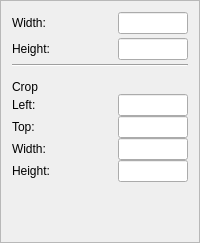
              <widget class="QFrame" name="frameFourth">
               <property name="minimumSize">
                <size>
                 <width>0</width>
                 <height>0</height>
                </size>
               </property>
               <property name="frameShape">
                <enum>QFrame::StyledPanel</enum>
               </property>
               <property name="frameShadow">
                <enum>QFrame::Raised</enum>
               </property>
               <layout class="QGridLayout" name="gridLayout_18">
                <property name="sizeConstraint">
                 <enum>QLayout::SetDefaultConstraint</enum>
                </property>
                <item row="0" column="0">
                 <layout class="QGridLayout" name="gridLayout">
                  <property name="sizeConstraint">
                   <enum>QLayout::SetDefaultConstraint</enum>
                  </property>
                  <property name="horizontalSpacing">
                   <number>2</number>
                  </property>
                  <property name="verticalSpacing">
                   <number>4</number>
                  </property>
                  <item row="4" column="0" colspan="2">
                   <widget class="QWidget" name="m_cropWidget" native="true">
                    <property name="minimumSize">
                     <size>
                      <width>100</width>
                      <height>120</height>
                     </size>
                    </property>
                    <layout class="QGridLayout" name="gridLayout_19">
                     <property name="leftMargin">
                      <number>0</number>
                     </property>
                     <property name="topMargin">
                      <number>0</number>
                     </property>
                     <property name="rightMargin">
                      <number>0</number>
                     </property>
                     <property name="bottomMargin">
                      <number>0</number>
                     </property>
                     <property name="spacing">
                      <number>0</number>
                     </property>
                     <item row="0" column="0">
                      <layout class="QGridLayout" name="gridLayout_10">
                       <item row="0" column="0" colspan="3">
                        <widget class="QLabel" name="m_CropLabel">
                         <property name="sizePolicy">
                          <sizepolicy hsizetype="Preferred" vsizetype="Fixed">
                           <horstretch>0</horstretch>
                           <verstretch>0</verstretch>
                          </sizepolicy>
                         </property>
                         <property name="text">
                          <string>Crop</string>
                         </property>
                        </widget>
                       </item>
                       <item row="1" column="0" colspan="2">
                        <widget class="QLabel" name="m_labelCropXOffset">
                         <property name="text">
                          <string>Left:</string>
                         </property>
                        </widget>
                       </item>
                       <item row="1" column="2">
                        <widget class="QLineEdit" name="m_edCropXOffset">
                         <property name="maximumSize">
                          <size>
                           <width>70</width>
                           <height>16777215</height>
                          </size>
                         </property>
                         <property name="maxLength">
                          <number>10</number>
                         </property>
                         <property name="alignment">
                          <set>Qt::AlignRight|Qt::AlignTrailing|Qt::AlignVCenter</set>
                         </property>
                        </widget>
                       </item>
                       <item row="3" column="0" colspan="2">
                        <widget class="QLabel" name="m_labelCropWidth">
                         <property name="text">
                          <string>Width:</string>
                         </property>
                        </widget>
                       </item>
                       <item row="3" column="2">
                        <widget class="QLineEdit" name="m_edCropWidth">
                         <property name="maximumSize">
                          <size>
                           <width>70</width>
                           <height>16777215</height>
                          </size>
                         </property>
                         <property name="maxLength">
                          <number>10</number>
                         </property>
                         <property name="alignment">
                          <set>Qt::AlignRight|Qt::AlignTrailing|Qt::AlignVCenter</set>
                         </property>
                        </widget>
                       </item>
                       <item row="4" column="0" colspan="2">
                        <widget class="QLabel" name="m_labelCropHeight">
                         <property name="text">
                          <string>Height:</string>
                         </property>
                        </widget>
                       </item>
                       <item row="4" column="2">
                        <widget class="QLineEdit" name="m_edCropHeight">
                         <property name="maximumSize">
                          <size>
                           <width>70</width>
                           <height>16777215</height>
                          </size>
                         </property>
                         <property name="alignment">
                          <set>Qt::AlignRight|Qt::AlignTrailing|Qt::AlignVCenter</set>
                         </property>
                        </widget>
                       </item>
                       <item row="2" column="2">
                        <widget class="QLineEdit" name="m_edCropYOffset">
                         <property name="maximumSize">
                          <size>
                           <width>70</width>
                           <height>16777215</height>
                          </size>
                         </property>
                         <property name="maxLength">
                          <number>10</number>
                         </property>
                         <property name="alignment">
                          <set>Qt::AlignRight|Qt::AlignTrailing|Qt::AlignVCenter</set>
                         </property>
                        </widget>
                       </item>
                       <item row="2" column="0" colspan="2">
                        <widget class="QLabel" name="m_labelCropYOffset">
                         <property name="text">
                          <string>Top:</string>
                         </property>
                        </widget>
                       </item>
                      </layout>
                     </item>
                    </layout>
                   </widget>
                  </item>
                  <item row="0" column="0">
                   <widget class="QLabel" name="m_labelWidth">
                    <property name="text">
                     <string>Width:</string>
                    </property>
                   </widget>
                  </item>
                  <item row="0" column="1">
                   <widget class="QLineEdit" name="m_edWidth">
                    <property name="minimumSize">
                     <size>
                      <width>70</width>
                      <height>0</height>
                     </size>
                    </property>
                    <property name="maximumSize">
                     <size>
                      <width>70</width>
                      <height>16777215</height>
                     </size>
                    </property>
                    <property name="maxLength">
                     <number>10</number>
                    </property>
                    <property name="alignment">
                     <set>Qt::AlignRight|Qt::AlignTrailing|Qt::AlignVCenter</set>
                    </property>
                   </widget>
                  </item>
                  <item row="1" column="0">
                   <widget class="QLabel" name="m_labelHeight">
                    <property name="text">
                     <string>Height:</string>
                    </property>
                   </widget>
                  </item>
                  <item row="1" column="1">
                   <widget class="QLineEdit" name="m_edHeight">
                    <property name="minimumSize">
                     <size>
                      <width>70</width>
                      <height>0</height>
                     </size>
                    </property>
                    <property name="maximumSize">
                     <size>
                      <width>70</width>
                      <height>16777215</height>
                     </size>
                    </property>
                    <property name="maxLength">
                     <number>10</number>
                    </property>
                    <property name="alignment">
                     <set>Qt::AlignRight|Qt::AlignTrailing|Qt::AlignVCenter</set>
                    </property>
                   </widget>
                  </item>
                  <item row="5" column="0" colspan="2">
                   <spacer name="verticalSpacer_3">
                    <property name="orientation">
                     <enum>Qt::Vertical</enum>
                    </property>
                    <property name="sizeHint" stdset="0">
                     <size>
                      <width>20</width>
                      <height>40</height>
                     </size>
                    </property>
                   </spacer>
                  </item>
                  <item row="2" column="0" rowspan="2" colspan="2">
                   <widget class="Line" name="line">
                    <property name="orientation">
                     <enum>Qt::Horizontal</enum>
                    </property>
                   </widget>
                  </item>
                 </layout>
                </item>
               </layout>
              </widget>
